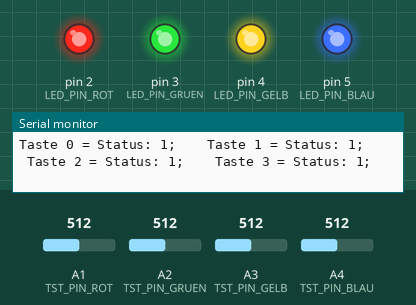
Recording of a sketch running on a simulated Arduino Uno, built with avr-gcc and run on an emulated ATmega328P. Parts: output pins drawn as LEDs (lit = HIGH), the last lines printed to the serial monitor. The inputs (shaded band) are chosen by the test bench; at power-on: A1 (TST_PIN_ROT) = 512, A2 (TST_PIN_GRUEN) = 512, A3 (TST_PIN_GELB) = 512, A4 (TST_PIN_BLAU) = 512.

Above: at 1.2 s.
1.3 s: A1 (TST_PIN_ROT) set to 788
2.8 s: A1 (TST_PIN_ROT) set to 807
At 4.0 s:
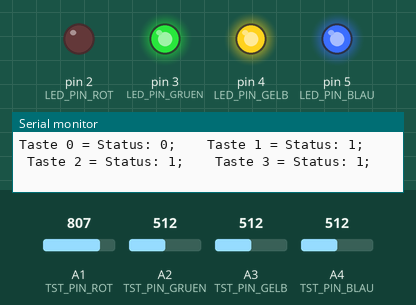
4.3 s: A2 (TST_PIN_GRUEN) set to 790
5.8 s: A2 (TST_PIN_GRUEN) set to 808
At 6.4 s:
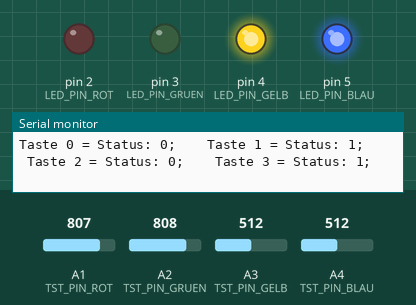
7.3 s: A3 (TST_PIN_GELB) set to 781
8.8 s: A3 (TST_PIN_GELB) set to 817
At 9.9 s:
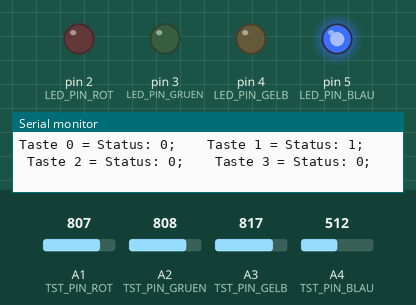
Timing chart, 0 to 11.3 s (numbered marks = the images above; inputs shaded):
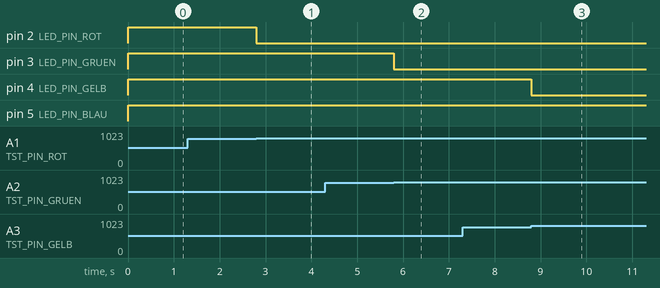

Measured:
- the behaviour switches between 799 and 800 on A1 (TST_PIN_ROT) (found by bisection; images 0 and 1)
- the behaviour switches between 799 and 800 on A2 (TST_PIN_GRUEN) (found by bisection; images 1 and 2)
- the behaviour switches between 799 and 800 on A3 (TST_PIN_GELB) (found by bisection; images 2 and 3)
- after the input at 1.3 s, every drawn part: stays the same
- after the input at 2.8 s, pin 2 (LED_PIN_ROT): HIGH → LOW at once
- after the input at 4.3 s, every drawn part: stays the same
- after the input at 5.8 s, pin 3 (LED_PIN_GRUEN): HIGH → LOW at once
- after the input at 7.3 s, every drawn part: stays the same
- after the input at 8.8 s, pin 4 (LED_PIN_GELB): HIGH → LOW at once

The sketch:

FSS_AnalogTasten_LED_Test.ino
```cpp
/* Test der 4 Tasten an analog Eingängen und LEDs an digitalen Ausgängen
  Jede LED kann per Taster jederzeit ein- und ausgeschaltet werden
  Zustand der Tasten werden SERIAL angezeigt */

#define MAXLED 4                        // Anzahl der LEDs und Taster
#define TST_SCHWELLE 800

#define LED_PIN_ROT 2
#define LED_PIN_GRUEN 3
#define LED_PIN_GELB 4
#define LED_PIN_BLAU 5

#define TST_PIN_ROT A1
#define TST_PIN_GRUEN A2
#define TST_PIN_GELB A3
#define TST_PIN_BLAU A4

int ledPin[] = {LED_PIN_ROT, LED_PIN_BLAU, LED_PIN_GRUEN, LED_PIN_GELB};     // LED-Array mit Pin-Werten
int tasterPin[] = {TST_PIN_ROT, TST_PIN_BLAU, TST_PIN_GRUEN, TST_PIN_GELB};  // Taster-Array mit Pin-Werten
int tasterStatus[] = {LOW, LOW, LOW, LOW};  // Taster-Array mit Status
int tasterStatusOld[] = {LOW, LOW, LOW, LOW};  // Taster-Array mit altem Status
int tasterSumChange;

void setup()
{
  Serial.begin(9600);                   // Serielle Schnittstelle initialisieren (einschalten)
  for(int i = 0; i < MAXLED; i++)
  {
    pinMode(ledPin[i], OUTPUT);         // LED-Pins als OUTPUT programmieren
  } // for
}  // fkt

void loop()
{
  tasterSumChange = LOW;                // Initialwert keine Taste hat sich geändert
  for(int i = 0; i < MAXLED; i++)       // Schleife über Anzahl MAXLED
  {
    if(analogRead(tasterPin[i]) < TST_SCHWELLE)   // Array tasterPin[i] lesen
    {                                   // Wenn Pin == LOW, dann Taste gedrückt, da Taster auf pull up
      tasterStatus[i] = HIGH;            // Tastenstatus in einem Array speichern
      digitalWrite(ledPin[i], HIGH);     // Array ledPin[i] LOW, d.h. aus
    }  // if
    else                                // else --> d.h. Pin == LOW, dann Taste gedrückt, da Taster auf pull down
    {
      tasterStatus[i] = LOW;           // Tastenstatus in einem Array speichern
      digitalWrite(ledPin[i], LOW);    // Array ledPin[i] HIGH, d.h. ein
    }  // else
    if (tasterStatusOld[i] != tasterStatus[i])  // hat sich Tastenstatus geändert?
    {
      tasterStatusOld[i] = tasterStatus[i];     // dann neuen Status wieder als "Alt" merken
      tasterSumChange = HIGH;                   // es hat sich an 1 - x Taster was geändert
    }  //if
  }  // for

  if (tasterSumChange)                          // nur wenn sich eine der Tasten ändert, Status aller Tasten ausgeben
  {
    for(int i = 0; i < MAXLED; i++)             // Status aller MAXLED Tasten ausgeben
    {
      Serial.print("Taste ");                   // Einen Text in einer Zeile zusammenbauen
      Serial.print(i);                          // Nummer der Taste [i]
      Serial.print(" = Status: ");              // Text Status
      Serial.print(tasterStatus[i]);            // Status der Taste [i]
      Serial.print(";    ");                    // Trennzeichen zur nächsten Taste
    }  // for
    Serial.println("");                         // new line für nächste Status Ausgabe
    tasterSumChange = LOW;                      // Ausgabe erledigt, also Änderungsvariable wieder rücksetzen
  } // if
}  // loop
```
